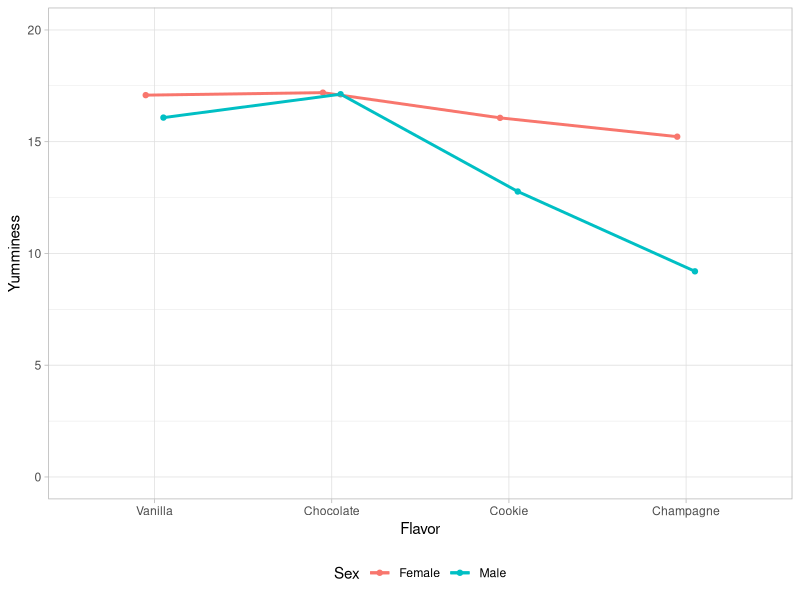

R code for this plot:
## ---- chunk 1
knitr::opts_chunk$set(fig.align = "center", dpi = 350)
ggplot2::theme_set(ggplot2::theme_light())
## ---- chunk 2
library(tidyverse)
library(haven)
library(rstatix)
## ---- chunk 3
library(patchwork)
## ---- chunk 4
ice_cream <- read_spss("data/ice_cream.sav")

ice_cream <- ice_cream %>% mutate_if(is.labelled, as_factor)

ice_cream
## ---- chunk 5
# Deskriptive Statistiken zur Eissorte...
ice_cream %>%
  group_by(flavor) %>% 
  get_summary_stats()

# ...zur Verteilung der Geschlechter...
ice_cream %>%
  group_by(sex) %>% 
  get_summary_stats()

# ...und zu den Eissorten für jedes Geschlecht
ice_cream %>%
  group_by(flavor, sex) %>% 
  get_summary_stats()
## ---- chunk 6
dodge_width <- 0.2

ice_cream %>% 
  ggplot(aes(x = flavor, y = yumminess, color = sex)) +
  stat_summary(fun.data = "mean_sdl", geom = "errorbar", fun.args = list(mult = 1), width = 0.2, position = position_dodge(width = dodge_width), size = 1) +
  stat_summary(fun = "mean", geom = "point", position = position_dodge(dodge_width)) +
  stat_summary(fun = "mean", geom = "line", position = position_dodge(dodge_width), aes(group = sex), size = 1) +
  labs(x = "Flavor", y = "Yumminess", color  = "Sex") +
  expand_limits(y = c(0, 20)) +
  theme(legend.position = "bottom")
## ---- chunk 7
ice_cream %>% 
  anova_test(yumminess ~ flavor*sex)
## ---- chunk 8
remove(list = ls())
